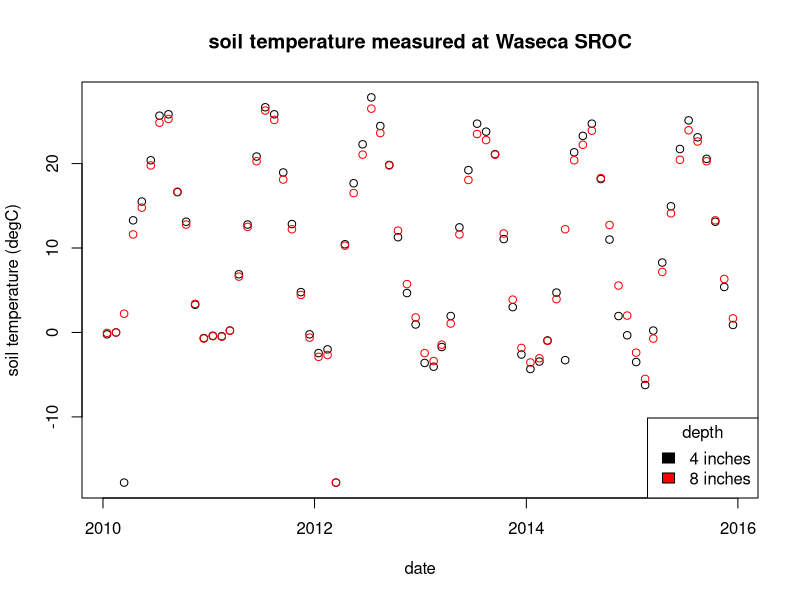
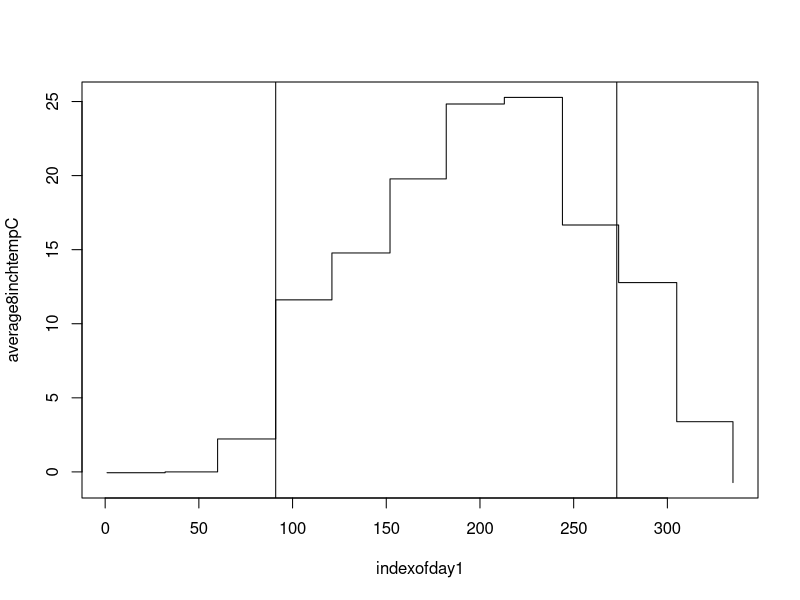
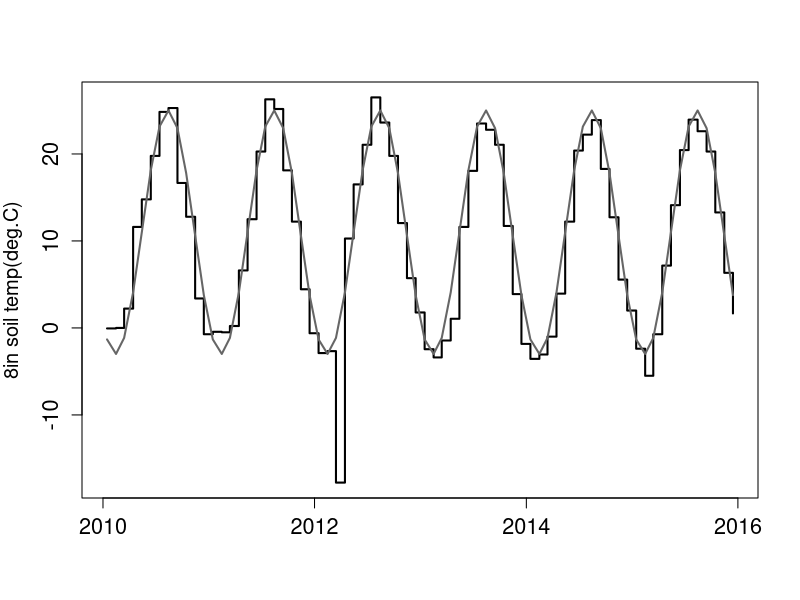

The R script that drew these images, in order: (Note: this script raises an error after producing the figures.)
###############'
#' How long could an individual rhizobial cell in the soil survive on endogenous PHB?


##################

soilTemp <- read.csv("averagemonthlysoiltemp_waseca.csv")
date <- paste(soilTemp$year,soilTemp$month,"15", sep="-")
soilTemp$date <- as.Date(date, format=c("%Y-%m-%d"))

##Average monthly soil temperature data from Waseca from 2010-2014 (daily data is available, but would take a long time to enter by hand)
##Useful matrix for converting monthly data to daily (ignore leap day)
month2day <- matrix(NA,nrow=4,ncol=12,byrow=TRUE, dimnames=list(c("imonth","Jd1ofm","dayspermonth","Jmidm"),
                                                                c("Jan","Feb","Mar","Apr","May","Jun","Jul","Aug","Sep","Oct","Nov","Dec")))
month2day[1,] <- c(1:12)
month2day[2,] <- c(1,32,60,91,121,152,182,213,244,274,305,335)
month2day[3,] <- c(31,28,31,30,31,30,31,31,30,31,30,31)
month2day[4,] <- c(16,45.5,75,105.5,136,166.5,197,228,258.5,289,319.5,350)

for(i in 1:12){
  soilTemp[soilTemp$month==c(1:12)[i],"lastdayofmonth"] <- month2day[3,][i]
  soilTemp[soilTemp$month==c(1:12)[i],"indexofday1"] <- month2day[2,][i]
}


dailysoiltemp <- soilTemp[rep(row.names(soilTemp),soilTemp$lastdayofmonth),] #expand to have one row per day
#add in column for day of month
for(i in 1:12){
  dailysoiltemp[dailysoiltemp$month==c(1:12)[i],"day"] <- c(1:month2day[3,][i])
}
#make a column for calendar date:
date <- with(dailysoiltemp, paste(year,month,day,sep="-"))
dailysoiltemp$date <- as.Date(date, format=c("%Y-%m-%d"))

##View oscilation:
plot(average4inchtempC ~ date, data=soilTemp,ylab="soil temperature (degC)",main="soil temperature measured at Waseca SROC")
points(average8inchtempC ~ date, data=soilTemp, col="red")
legend("bottomright",legend=c("4 inches","8 inches"),fill=c("black","red"),title="depth")

###Use the 8-inch temperature, since it's a bit more stable (the difference is pretty negligible in the warm season, 
# which is where it would have the biggest effects on survival estimates Get a vector of hourly data:
##To make life easier, fit a mathematical model to the temperature data:
soilTemp <- soilTemp[order(soilTemp$date),]
plot(average8inchtempC~indexofday1, data=soilTemp[soilTemp$year=="2010",],type="s") ##
abline(v=c(91,273))

##Use a 1st order Fourier equation (from p. 262 of Thornley and France)
##Maximum and minimum yearly soil temp: use average of 6 years:
Tmax <- mean(with(soilTemp,tapply(average8inchtempC,year,max)))
Tmax <- round(Tmax) #round to nearest degree
##2012 is a major outlier--exclude from mean
mintemp <- with(soilTemp,tapply(average8inchtempC,year,min))
Tmin <- mean(mintemp[row.names(mintemp)!="2012"])
Tmin <- round(Tmin)
Tmn = 0.5 * (Tmax + Tmin)
Tvr = 0.5 * (Tmax - Tmin)
de = 121 #day on which temp reaches Tmn (or de +-182)--May 1st and Nov 1st
soilTemp$sinusoidTemp <- Tmn + Tvr*sin(2*pi*(soilTemp$indexofday1-de)/365)

#format for paper
#tiff(file="FigA1tempOscillation.tiff",width=607,height=350,res=100)
plot(average8inchtempC~date, data=soilTemp,type="s",lwd=2,col=grey(0),
     ylab=c('8in soil temp(deg.C)'),cex.lab=1.2,cex.axis=1.3,xlab="") ##
points(sinusoidTemp ~ date, data=soilTemp,type="l",lwd=2,lty=1,col=grey(0.4))
#dev.off()
##Calculate calendar day as a function of time after starting day
# let's say rhizobia are released on day 271 (October 1st)
d1 = 271
x = 1:100
z = d1 + x
d = z - 365*(floor(z/365) + ceiling(z/365) - floor(z/365) - 1)
##This is more succinct:
d = z - 365*(ceiling(z/365) - 1)

#How long does a cell with given PHB last before dying?
##Initial assumptions: a cell with 2pg of structural biomass and 2 pg PHB goes into dormancy on October 1st (day 274).
# Solve iteratively--should be doable analytically, but my brain can't quite wrap around it.
#Stoichiometry
#PHB monomer = C4H6O2
#Structural biomass = C4H8O2N
gPHBtogC = 48/86.09
gSBtogC = 48/102.11
PHB = 2
PHBgC <- PHB * gPHBtogC
SBgc <- 2 * gSBtogC
d1 = 274 #day 1 = October 1st

#How much C used in 1 year:
t= 24*365 #time in hours
z = d1 + 1:t/24
d = z - 365*(ceiling(z/365) - 1)
Tc = 11 + 14*sin(2*pi*(d-121)/365)
mt = 10^(0.084*Tc - 8.17)
Cused = sum(mt * SBgc)
PHBused = Cused/gPHBtogC

##Calculate PHB used in 30 years for dormant, maintenance, and growing metabolism
ty = 30*365*24 #number of hours in 30 years (excluding leap year)
yearsdormant <- (1:ty)/(24*365)

##Dormant (aspartic acid racemization)
z = d1 + (1:ty)/24
d = z - 365*(ceiling(z/365) - 1)
Tc = 11 + 14*sin(2*pi*(d-121)/365)
mt = 10^(0.084*Tc - 8.17)
Cused = cumsum(mt * SBgc)
PHBuseddormant = Cused/gPHBtogC

##Maintenance metabolism parameters:
z = d1 + (1:ty)/24
d = z - 365*(ceiling(z/365) - 1)
Tc = 11 + 14*sin(2*pi*(d-121)/365)
mt = 10^(0.099*Tc - 5.14)
Cused = cumsum(mt * SBgc)
PHBusedmaint = Cused/gPHBtogC

##Growth metabolism parameters
z = d1 + (1:ty)/24
d = z - 365*(ceiling(z/365) - 1)
Tc = 11 + 14*sin(2*pi*(d-121)/365)
mt = 10^(0.0987*Tc - 2.161)
Cused = cumsum(mt * SBgc)
PHBusedgrowing = Cused/gPHBtogC


yearsdormant <- ty/(365*24)
plot(PHBuseddormant~yearsdormant, type="l",ylim=c(0,2))
points(PHBusedmaint~yearsdormant, type="l", col="red")
points(PHBusedgrowing~yearsdormant, type="l", col="blue")

##How long does it take to use 0.1pg PHB?
dormant.1pghours <- min(which(round(PHBuseddormant,2)==0.1))
dormant.1pghours/(24*365)
##0.1 pg PHB lasts about 30 years with dormant metabolism rates
maint.1pghours <- min(which(round(PHBusedmaint,2)==0.1))
maint.1pghours/24
##0.1pg PHB lasts about a week with maintenance metabolism rates
# 1pg PHB would last 255.6 days, or nearly a year. 2 pg PHB would last 277 days.
growth.1pghours <- min(which(round(PHBusedgrowing)==1)) #Growing, 0.1 pg PHB would be used in < 1h
#0.1pg PHB lasts < 1 hour with growing metabolism rates. 
# 1pg PHB would last 1-2 hours. 2pg PHB would last about 3 hours.

##That is 0.0018 gPHB carbon in a year, or 0.00324 g PHB per cell. 
## A cell with 0.3pg PHB could last for nearly 100 years!
## A cell with 1pg PHB would last over 300 years!
##let's look at estimated years of survival as a function of initial PHB (a year being October1st-October1st)
phbrange = seq(0,1,by=0.01)
survivalyears = phbrange/PHBused
plot(phbrange,survivalyears)
abline(h=30)
abline(h=5)

##In that case, a difference of 30 years wouldn't make much difference--unless rhizobia use up all but a fraction of nodule PHB during senescence
# (which is possible)
which(round(survivalyears)==30)
phbsurvival <- cbind(phbrange,survivalyears)

Cremaining <- numeric(t)
Cremaining[1] <- PHBgC
for(i in 2:t){
Cremaining[i] <- Cremaining[i-1] - mt[i]*SBgc  
}
plot(Cremaining) #shows slight oscillation--probably some complicated Fourier equation, but I don't really need to do it. 


